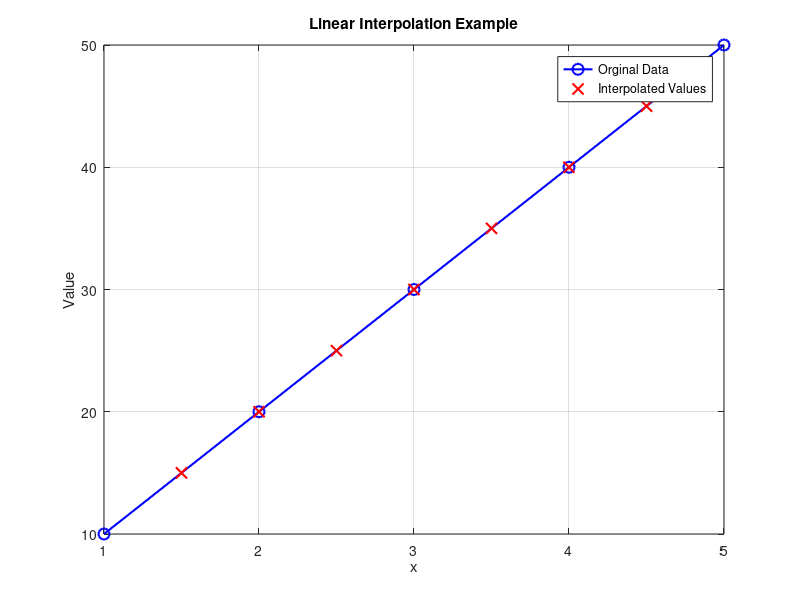

The MATLAB script that drew this image:
x=[1,2,3,4,5];
v=[10,20,30,40,50];
xq=1.5:0.5:4.5;
%perform linear interpolatrion 
vq=interp1(x,v,xq);
%plot the orginal data 
figure;
plot(x,v,'-bo','LineWidth',1.5,'MarkerSize',8);
hold on ;
%plot the interpolated values 
plot(xq,vq,'rx','LineWidth',1.5,'MarkerSize',8);
%Add labels and legend 
xlabel('x');
ylabel('Value');
title('Linear Interpolation Example');
legend('Orginal Data','Interpolated Values','Location','best');
grid on ;
hold off ;